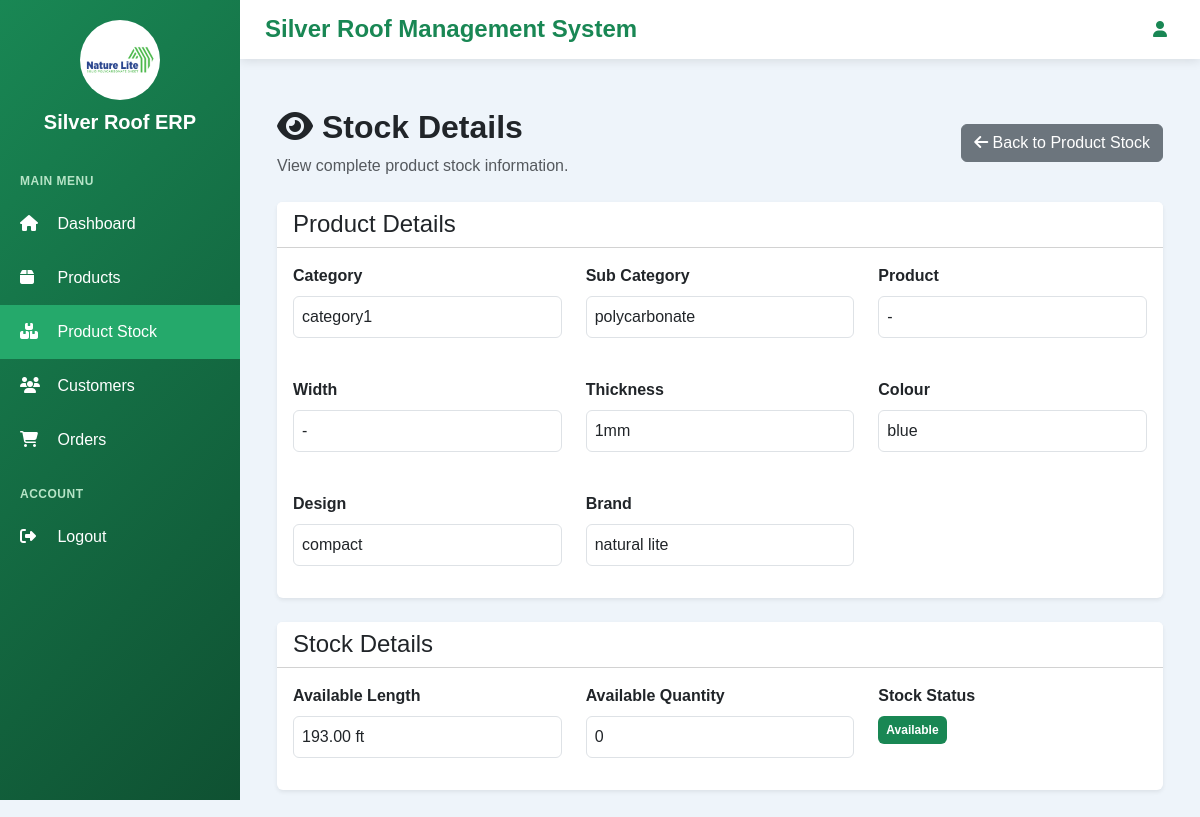
Before: /products/stock/detail/3/ with the older database file.
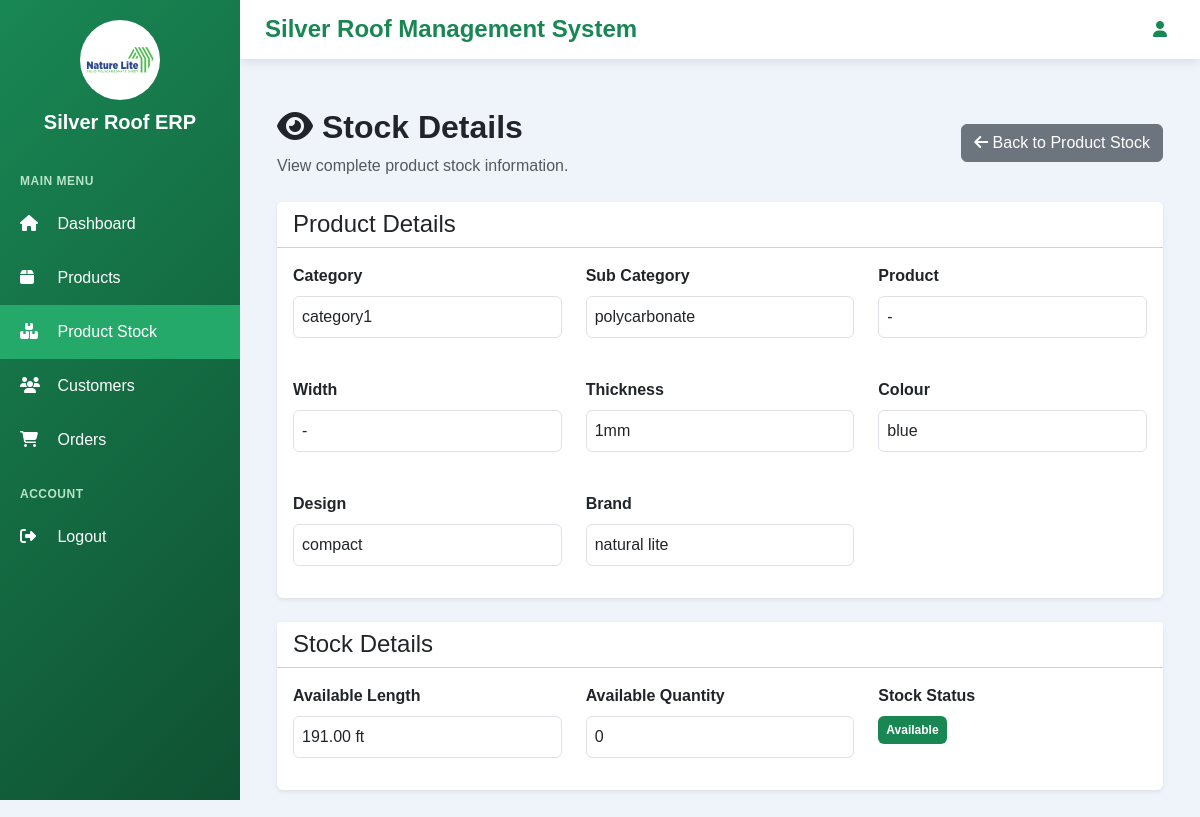
After: the same page with the newer database file.
### products/models.py (models this page shows, shortened)
class ProductStock(models.Model):
    product = models.OneToOneField(
        Product,
        on_delete=models.CASCADE,
        related_name="stock_details"
    )
    length_ft = models.DecimalField(
        max_digits=10,
        decimal_places=2,
        default=0,
        blank=True,
        null=True
    )
    quantity = models.PositiveIntegerField(
        default=0
    )
    out_of_stock = models.BooleanField(
        default=False
    )
    updated_at = models.DateTimeField(
        auto_now=True
    )

class Product(models.Model):
    category = models.ForeignKey(
        Category,
        on_delete=models.CASCADE,
        related_name="products"
    )
    product_name = models.CharField(
        max_length=150,
        blank=True,
        null=True
    )
    subcategory = models.ForeignKey(
        SubCategory,
        on_delete=models.SET_NULL,
        related_name="products",
        blank=True,
        null=True
    )
    subcategory_text = models.CharField(
        max_length=100,
        blank=True,
        null=True
    )
    width = models.CharField(
        max_length=100,
        blank=True,
        null=True
    )
    brand = models.ForeignKey(
        Brand,
        on_delete=models.SET_NULL,
        related_name="products",
        blank=True,
        null=True
    )
    thickness = models.ForeignKey(
        Thickness,
        on_delete=models.SET_NULL,
        related_name="products",
        blank=True,
        null=True
    )
    colour = models.ForeignKey(
        Colour,
        on_delete=models.SET_NULL,
        related_name="products",
        blank=True,
        null=True
    )
    design = models.ForeignKey(
        Design,
        on_delete=models.SET_NULL,
        related_name="products",
        blank=True,
        null=True
    )
    width_ft = models.DecimalField(
        max_digits=8,
        decimal_places=2,
        default=0,
        blank=True,
        null=True
    )
    core_number = models.CharField(
        max_length=100,
        blank=True,
        null=True
    )
    sqt_rate = models.DecimalField(
        max_digits=10,
        decimal_places=2,
        default=0,
        blank=True,
        null=True
    )
    size = models.CharField(
        max_length=100,
        blank=True,
        null=True
    )
    nos = models.PositiveIntegerField(
        blank=True,
        null=True,
        default=0
    )

class Category(models.Model):
    name = models.CharField(
        max_length=100
    )

class SubCategory(models.Model):
    category = models.ForeignKey(
        Category,
        on_delete=models.CASCADE,
        related_name="subcategories"
    )
    name = models.CharField(
        max_length=100
    )

class Thickness(models.Model):
    name = models.CharField(
        max_length=50
    )
    def __str__(self):
        return self.name

class Colour(models.Model):
    name = models.CharField(
        max_length=50
    )
    def __str__(self):
        return self.name

class Design(models.Model):
    name = models.CharField(
        max_length=100
    )
    def __str__(self):
        return self.name

class Brand(models.Model):
    name = models.CharField(
        max_length=100
    )
    def __str__(self):
        return self.name

### products/views.py (the view)
def stock_detail(request, id):
    stock = get_object_or_404(
        ProductStock,
        id=id
    )
    return render(
        request,
        "products/stock_detail.html",
        {
            "stock": stock
        }
    )

### products/templates/products/stock_detail.html (shortened to what the changed rows need)
{% extends "base.html" %}
{% block content %}
<div class="container-fluid py-4">
    <div class="d-flex justify-content-between align-items-center mb-4">
        <div>
            <h2 class="fw-bold">
                <i class="fa fa-eye"></i>
                Stock Details
            </h2>
        </div>
    </div>
    <div class="card shadow-sm border-0">
        <div class="card-body">
            <div class="row g-4">
                <div class="col-md-4">
                    <strong>Category</strong>
                    <p class="border rounded p-2 mt-2">
                        {% if stock.product.category %}
                            {{ stock.product.category.name }}
                        {% else %}
                            -
                        {% endif %}
                    </p>
                </div>
                <div class="col-md-4">
                    <strong>Sub Category</strong>
                    <p class="border rounded p-2 mt-2">
                        {% if stock.product.subcategory %}
                            {{ stock.product.subcategory.name }}
                        {% else %}
                            -
                        {% endif %}
                    </p>
                </div>
                <div class="col-md-4">
                    <strong>Thickness</strong>
                    <p class="border rounded p-2 mt-2">
                        {% if stock.product.thickness %}
                            {{ stock.product.thickness }}
                        {% else %}
                            -
                        {% endif %}
                    </p>
                </div>
                <div class="col-md-4">
                    <strong>Colour</strong>
                    <p class="border rounded p-2 mt-2">
                        {% if stock.product.colour %}
                            {{ stock.product.colour }}
                        {% else %}
                            -
                        {% endif %}
                    </p>
                </div>
                <div class="col-md-4">
                    <strong>Design</strong>
                    <p class="border rounded p-2 mt-2">
                        {% if stock.product.design %}
                            {{ stock.product.design }}
                        {% else %}
                            -
                        {% endif %}
                    </p>
                </div>
                <div class="col-md-4">
                    <strong>Brand</strong>
                    <p class="border rounded p-2 mt-2">
                        {% if stock.product.brand %}
                            {{ stock.product.brand }}
                        {% else %}
                            -
                        {% endif %}
                    </p>
                </div>
            </div>
        </div>
    </div>
    <div class="card shadow-sm border-0 mt-4">
        <div class="card-body">
            <div class="row g-4">
                <div class="col-md-4">
                    <strong>Available Length</strong>
                    <p class="border rounded p-2 mt-2">
                        {% if stock.length_ft %}
                            {{ stock.length_ft }} ft
                        {% else %}
                            0 ft
                        {% endif %}
                    </p>
                </div>
            </div>
        </div>
    </div>
</div>
{% endblock %}

Changed rows visible on the page:
changed ProductStock "category1": length_ft "193.00" → "191.00"
